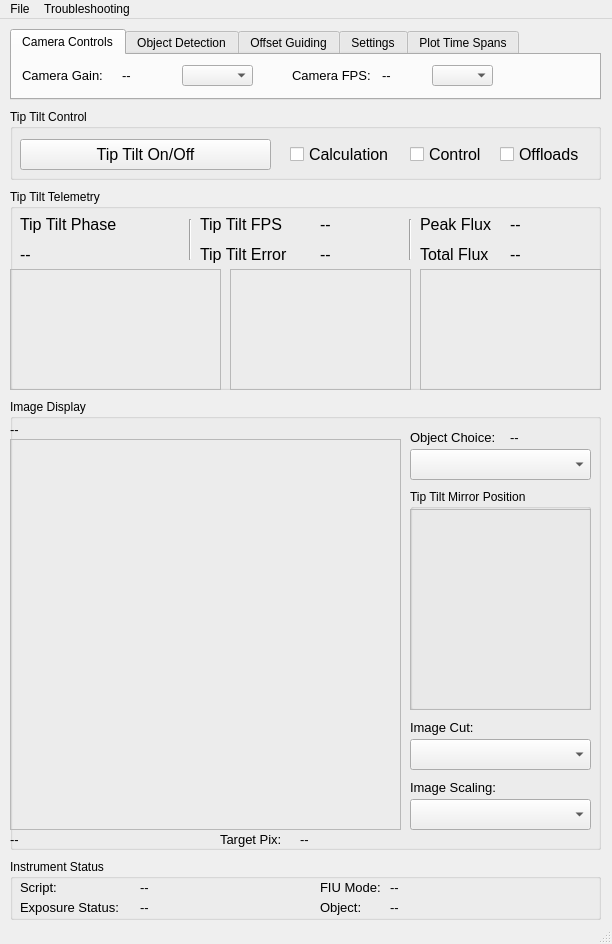
<?xml version="1.0" encoding="UTF-8"?>
<ui version="4.0">
 <class>MainWindow</class>
 <widget class="QMainWindow" name="MainWindow">
  <property name="geometry">
   <rect>
    <x>0</x>
    <y>0</y>
    <width>612</width>
    <height>944</height>
   </rect>
  </property>
  <property name="windowTitle">
   <string>MainWindow</string>
  </property>
  <widget class="QWidget" name="centralwidget">
   <widget class="QGroupBox" name="TipTiltControlBox">
    <property name="geometry">
     <rect>
      <x>10</x>
      <y>90</y>
      <width>591</width>
      <height>71</height>
     </rect>
    </property>
    <property name="title">
     <string>Tip Tilt Control</string>
    </property>
    <widget class="QPushButton" name="TipTiltOnOffButton">
     <property name="geometry">
      <rect>
       <x>10</x>
       <y>30</y>
       <width>251</width>
       <height>31</height>
      </rect>
     </property>
     <property name="font">
      <font>
       <pointsize>12</pointsize>
      </font>
     </property>
     <property name="text">
      <string>Tip Tilt On/Off</string>
     </property>
    </widget>
    <widget class="QCheckBox" name="CalculationCheckBox">
     <property name="geometry">
      <rect>
       <x>280</x>
       <y>30</y>
       <width>111</width>
       <height>31</height>
      </rect>
     </property>
     <property name="font">
      <font>
       <pointsize>12</pointsize>
      </font>
     </property>
     <property name="text">
      <string>Calculation</string>
     </property>
    </widget>
    <widget class="QCheckBox" name="ControlCheckBox">
     <property name="geometry">
      <rect>
       <x>400</x>
       <y>30</y>
       <width>111</width>
       <height>31</height>
      </rect>
     </property>
     <property name="font">
      <font>
       <pointsize>12</pointsize>
      </font>
     </property>
     <property name="text">
      <string>Control</string>
     </property>
    </widget>
    <widget class="QCheckBox" name="OffloadCheckBox">
     <property name="geometry">
      <rect>
       <x>490</x>
       <y>30</y>
       <width>91</width>
       <height>31</height>
      </rect>
     </property>
     <property name="font">
      <font>
       <pointsize>12</pointsize>
      </font>
     </property>
     <property name="text">
      <string>Offloads</string>
     </property>
    </widget>
   </widget>
   <widget class="QGroupBox" name="ImageDisplayBox">
    <property name="geometry">
     <rect>
      <x>10</x>
      <y>380</y>
      <width>591</width>
      <height>451</height>
     </rect>
    </property>
    <property name="title">
     <string>Image Display</string>
    </property>
    <widget class="QComboBox" name="ImageScaling">
     <property name="geometry">
      <rect>
       <x>400</x>
       <y>400</y>
       <width>181</width>
       <height>31</height>
      </rect>
     </property>
     <property name="font">
      <font>
       <pointsize>12</pointsize>
      </font>
     </property>
    </widget>
    <widget class="QComboBox" name="ImageCut">
     <property name="geometry">
      <rect>
       <x>400</x>
       <y>340</y>
       <width>181</width>
       <height>31</height>
      </rect>
     </property>
     <property name="font">
      <font>
       <pointsize>12</pointsize>
      </font>
     </property>
    </widget>
    <widget class="QComboBox" name="ObjectChoice">
     <property name="geometry">
      <rect>
       <x>400</x>
       <y>50</y>
       <width>181</width>
       <height>31</height>
      </rect>
     </property>
     <property name="font">
      <font>
       <pointsize>12</pointsize>
      </font>
     </property>
    </widget>
    <widget class="QLabel" name="ObjectChoiceLabel">
     <property name="geometry">
      <rect>
       <x>400</x>
       <y>30</y>
       <width>101</width>
       <height>16</height>
      </rect>
     </property>
     <property name="font">
      <font>
       <pointsize>10</pointsize>
      </font>
     </property>
     <property name="text">
      <string>Object Choice:</string>
     </property>
    </widget>
    <widget class="QLabel" name="ImageCutLabel">
     <property name="geometry">
      <rect>
       <x>400</x>
       <y>320</y>
       <width>101</width>
       <height>16</height>
      </rect>
     </property>
     <property name="font">
      <font>
       <pointsize>10</pointsize>
      </font>
     </property>
     <property name="text">
      <string>Image Cut:</string>
     </property>
    </widget>
    <widget class="QLabel" name="ImageScalingLabel">
     <property name="geometry">
      <rect>
       <x>400</x>
       <y>380</y>
       <width>101</width>
       <height>16</height>
      </rect>
     </property>
     <property name="font">
      <font>
       <pointsize>10</pointsize>
      </font>
     </property>
     <property name="text">
      <string>Image Scaling:</string>
     </property>
    </widget>
    <widget class="QFrame" name="ImageDisplayFrame">
     <property name="geometry">
      <rect>
       <x>0</x>
       <y>40</y>
       <width>391</width>
       <height>391</height>
      </rect>
     </property>
     <property name="frameShape">
      <enum>QFrame::StyledPanel</enum>
     </property>
     <property name="frameShadow">
      <enum>QFrame::Raised</enum>
     </property>
    </widget>
    <widget class="QLabel" name="LastFileValue">
     <property name="geometry">
      <rect>
       <x>0</x>
       <y>20</y>
       <width>391</width>
       <height>21</height>
      </rect>
     </property>
     <property name="font">
      <font>
       <pointsize>10</pointsize>
      </font>
     </property>
     <property name="text">
      <string>--</string>
     </property>
    </widget>
    <widget class="QLabel" name="PixTargetValue">
     <property name="geometry">
      <rect>
       <x>290</x>
       <y>430</y>
       <width>91</width>
       <height>21</height>
      </rect>
     </property>
     <property name="font">
      <font>
       <pointsize>10</pointsize>
      </font>
     </property>
     <property name="text">
      <string>--</string>
     </property>
    </widget>
    <widget class="QLabel" name="PixTargetLabel">
     <property name="geometry">
      <rect>
       <x>210</x>
       <y>430</y>
       <width>71</width>
       <height>21</height>
      </rect>
     </property>
     <property name="font">
      <font>
       <pointsize>10</pointsize>
      </font>
     </property>
     <property name="text">
      <string>Target Pix:</string>
     </property>
    </widget>
    <widget class="QGroupBox" name="TipTiltMirroPositionBox">
     <property name="geometry">
      <rect>
       <x>400</x>
       <y>90</y>
       <width>181</width>
       <height>221</height>
      </rect>
     </property>
     <property name="title">
      <string>Tip Tilt Mirror Position</string>
     </property>
     <widget class="QFrame" name="TipTiltMirrorPositionFrame">
      <property name="geometry">
       <rect>
        <x>0</x>
        <y>20</y>
        <width>181</width>
        <height>201</height>
       </rect>
      </property>
      <property name="frameShape">
       <enum>QFrame::StyledPanel</enum>
      </property>
      <property name="frameShadow">
       <enum>QFrame::Raised</enum>
      </property>
     </widget>
    </widget>
    <widget class="QLabel" name="PixelReadout">
     <property name="geometry">
      <rect>
       <x>0</x>
       <y>430</y>
       <width>201</width>
       <height>21</height>
      </rect>
     </property>
     <property name="font">
      <font>
       <pointsize>10</pointsize>
      </font>
     </property>
     <property name="text">
      <string>--</string>
     </property>
    </widget>
    <widget class="QLabel" name="ObjectChoiceValue">
     <property name="geometry">
      <rect>
       <x>500</x>
       <y>30</y>
       <width>81</width>
       <height>16</height>
      </rect>
     </property>
     <property name="font">
      <font>
       <pointsize>10</pointsize>
      </font>
     </property>
     <property name="text">
      <string>--</string>
     </property>
    </widget>
   </widget>
   <widget class="QTabWidget" name="Tabs">
    <property name="geometry">
     <rect>
      <x>10</x>
      <y>10</y>
      <width>591</width>
      <height>71</height>
     </rect>
    </property>
    <property name="whatsThis">
     <string>&lt;html&gt;&lt;head/&gt;&lt;body&gt;&lt;p&gt;Camera Control&lt;/p&gt;&lt;p&gt;&lt;br/&gt;&lt;/p&gt;&lt;/body&gt;&lt;/html&gt;</string>
    </property>
    <property name="currentIndex">
     <number>0</number>
    </property>
    <widget class="QWidget" name="CameraControlTab">
     <property name="font">
      <font>
       <pointsize>12</pointsize>
      </font>
     </property>
     <property name="toolTip">
      <string>&lt;html&gt;&lt;head/&gt;&lt;body&gt;&lt;p&gt;Camera Control&lt;/p&gt;&lt;/body&gt;&lt;/html&gt;</string>
     </property>
     <property name="statusTip">
      <string>Camera Controls</string>
     </property>
     <property name="whatsThis">
      <string>&lt;html&gt;&lt;head/&gt;&lt;body&gt;&lt;p&gt;Camera Control&lt;/p&gt;&lt;/body&gt;&lt;/html&gt;</string>
     </property>
     <property name="accessibleName">
      <string>Camera Controls</string>
     </property>
     <property name="accessibleDescription">
      <string>Camera Controls</string>
     </property>
     <attribute name="title">
      <string>Camera Controls</string>
     </attribute>
     <widget class="QLabel" name="CameraGainLabel">
      <property name="geometry">
       <rect>
        <x>10</x>
        <y>10</y>
        <width>91</width>
        <height>21</height>
       </rect>
      </property>
      <property name="font">
       <font>
        <pointsize>10</pointsize>
       </font>
      </property>
      <property name="text">
       <string>Camera Gain:</string>
      </property>
     </widget>
     <widget class="QComboBox" name="CameraGain">
      <property name="geometry">
       <rect>
        <x>170</x>
        <y>10</y>
        <width>71</width>
        <height>21</height>
       </rect>
      </property>
      <property name="font">
       <font>
        <pointsize>10</pointsize>
       </font>
      </property>
     </widget>
     <widget class="QLabel" name="CameraFPSLabel">
      <property name="geometry">
       <rect>
        <x>280</x>
        <y>10</y>
        <width>81</width>
        <height>21</height>
       </rect>
      </property>
      <property name="font">
       <font>
        <pointsize>10</pointsize>
       </font>
      </property>
      <property name="text">
       <string>Camera FPS:</string>
      </property>
     </widget>
     <widget class="QComboBox" name="CameraFPSSelector">
      <property name="geometry">
       <rect>
        <x>420</x>
        <y>10</y>
        <width>61</width>
        <height>21</height>
       </rect>
      </property>
      <property name="font">
       <font>
        <pointsize>10</pointsize>
       </font>
      </property>
     </widget>
     <widget class="QLabel" name="CameraFPSValue">
      <property name="geometry">
       <rect>
        <x>370</x>
        <y>10</y>
        <width>51</width>
        <height>21</height>
       </rect>
      </property>
      <property name="font">
       <font>
        <pointsize>10</pointsize>
       </font>
      </property>
      <property name="text">
       <string>--</string>
      </property>
     </widget>
     <widget class="QLabel" name="CameraGainValue">
      <property name="geometry">
       <rect>
        <x>110</x>
        <y>10</y>
        <width>61</width>
        <height>21</height>
       </rect>
      </property>
      <property name="font">
       <font>
        <pointsize>10</pointsize>
       </font>
      </property>
      <property name="text">
       <string>--</string>
      </property>
     </widget>
    </widget>
    <widget class="QWidget" name="ObjectDetectionTab">
     <attribute name="title">
      <string>Object Detection</string>
     </attribute>
     <widget class="QLabel" name="DetectAreaLabel">
      <property name="geometry">
       <rect>
        <x>220</x>
        <y>10</y>
        <width>81</width>
        <height>21</height>
       </rect>
      </property>
      <property name="font">
       <font>
        <pointsize>10</pointsize>
       </font>
      </property>
      <property name="text">
       <string>Detect Area:</string>
      </property>
     </widget>
     <widget class="QLabel" name="DetectSNRLabel">
      <property name="geometry">
       <rect>
        <x>10</x>
        <y>10</y>
        <width>81</width>
        <height>21</height>
       </rect>
      </property>
      <property name="font">
       <font>
        <pointsize>10</pointsize>
       </font>
      </property>
      <property name="text">
       <string>Detect SNR:</string>
      </property>
     </widget>
     <widget class="QComboBox" name="DetectAreaSelector">
      <property name="geometry">
       <rect>
        <x>340</x>
        <y>10</y>
        <width>51</width>
        <height>21</height>
       </rect>
      </property>
      <property name="font">
       <font>
        <pointsize>10</pointsize>
       </font>
      </property>
     </widget>
     <widget class="QComboBox" name="DetectSNRSelector">
      <property name="geometry">
       <rect>
        <x>140</x>
        <y>10</y>
        <width>51</width>
        <height>21</height>
       </rect>
      </property>
      <property name="font">
       <font>
        <pointsize>10</pointsize>
       </font>
      </property>
     </widget>
     <widget class="QLabel" name="DeblendLabel">
      <property name="geometry">
       <rect>
        <x>420</x>
        <y>10</y>
        <width>61</width>
        <height>21</height>
       </rect>
      </property>
      <property name="font">
       <font>
        <pointsize>10</pointsize>
       </font>
      </property>
      <property name="text">
       <string>Deblend:</string>
      </property>
     </widget>
     <widget class="QComboBox" name="DeblendSelector">
      <property name="geometry">
       <rect>
        <x>520</x>
        <y>10</y>
        <width>61</width>
        <height>21</height>
       </rect>
      </property>
      <property name="font">
       <font>
        <pointsize>10</pointsize>
       </font>
      </property>
     </widget>
     <widget class="QLabel" name="DetectSNRValue">
      <property name="geometry">
       <rect>
        <x>100</x>
        <y>10</y>
        <width>41</width>
        <height>21</height>
       </rect>
      </property>
      <property name="font">
       <font>
        <pointsize>10</pointsize>
       </font>
      </property>
      <property name="text">
       <string>--</string>
      </property>
     </widget>
     <widget class="QLabel" name="DetectAreaValue">
      <property name="geometry">
       <rect>
        <x>310</x>
        <y>10</y>
        <width>31</width>
        <height>21</height>
       </rect>
      </property>
      <property name="font">
       <font>
        <pointsize>10</pointsize>
       </font>
      </property>
      <property name="text">
       <string>--</string>
      </property>
     </widget>
     <widget class="QLabel" name="DeblendValue">
      <property name="geometry">
       <rect>
        <x>480</x>
        <y>10</y>
        <width>41</width>
        <height>21</height>
       </rect>
      </property>
      <property name="font">
       <font>
        <pointsize>10</pointsize>
       </font>
      </property>
      <property name="text">
       <string>--</string>
      </property>
     </widget>
    </widget>
    <widget class="QWidget" name="OffsetGuiding">
     <attribute name="title">
      <string>Offset Guiding</string>
     </attribute>
     <widget class="QLabel" name="RAOffsetLabel">
      <property name="geometry">
       <rect>
        <x>10</x>
        <y>10</y>
        <width>131</width>
        <height>21</height>
       </rect>
      </property>
      <property name="font">
       <font>
        <pointsize>10</pointsize>
       </font>
      </property>
      <property name="text">
       <string>RA Offset (arcsec)</string>
      </property>
     </widget>
     <widget class="QLabel" name="DECOffsetLabel">
      <property name="geometry">
       <rect>
        <x>290</x>
        <y>10</y>
        <width>131</width>
        <height>21</height>
       </rect>
      </property>
      <property name="font">
       <font>
        <pointsize>10</pointsize>
       </font>
      </property>
      <property name="text">
       <string>DEC Offset (arcsec)</string>
      </property>
     </widget>
     <widget class="QLineEdit" name="RAOffset">
      <property name="enabled">
       <bool>false</bool>
      </property>
      <property name="geometry">
       <rect>
        <x>130</x>
        <y>10</y>
        <width>113</width>
        <height>23</height>
       </rect>
      </property>
     </widget>
     <widget class="QLineEdit" name="DECOffset">
      <property name="enabled">
       <bool>false</bool>
      </property>
      <property name="geometry">
       <rect>
        <x>420</x>
        <y>10</y>
        <width>113</width>
        <height>23</height>
       </rect>
      </property>
     </widget>
    </widget>
    <widget class="QWidget" name="Settings">
     <attribute name="title">
      <string>Settings</string>
     </attribute>
     <widget class="QLabel" name="DARCorrectionLabel">
      <property name="geometry">
       <rect>
        <x>450</x>
        <y>10</y>
        <width>41</width>
        <height>21</height>
       </rect>
      </property>
      <property name="font">
       <font>
        <pointsize>10</pointsize>
       </font>
      </property>
      <property name="text">
       <string>DAR:</string>
      </property>
     </widget>
     <widget class="QLabel" name="XAxisControlLabel">
      <property name="geometry">
       <rect>
        <x>10</x>
        <y>10</y>
        <width>51</width>
        <height>21</height>
       </rect>
      </property>
      <property name="font">
       <font>
        <pointsize>10</pointsize>
       </font>
      </property>
      <property name="text">
       <string>X Axis:</string>
      </property>
     </widget>
     <widget class="QComboBox" name="DAREnable">
      <property name="geometry">
       <rect>
        <x>530</x>
        <y>10</y>
        <width>51</width>
        <height>21</height>
       </rect>
      </property>
      <property name="font">
       <font>
        <pointsize>10</pointsize>
       </font>
      </property>
     </widget>
     <widget class="QComboBox" name="XAxisControl">
      <property name="geometry">
       <rect>
        <x>110</x>
        <y>10</y>
        <width>71</width>
        <height>21</height>
       </rect>
      </property>
      <property name="font">
       <font>
        <pointsize>10</pointsize>
       </font>
      </property>
     </widget>
     <widget class="QLabel" name="YAxisControlLabel">
      <property name="geometry">
       <rect>
        <x>230</x>
        <y>10</y>
        <width>51</width>
        <height>21</height>
       </rect>
      </property>
      <property name="font">
       <font>
        <pointsize>10</pointsize>
       </font>
      </property>
      <property name="text">
       <string>Y Axis:</string>
      </property>
     </widget>
     <widget class="QComboBox" name="YAxisControl">
      <property name="geometry">
       <rect>
        <x>330</x>
        <y>10</y>
        <width>71</width>
        <height>21</height>
       </rect>
      </property>
      <property name="font">
       <font>
        <pointsize>10</pointsize>
       </font>
      </property>
     </widget>
     <widget class="QLabel" name="XAxisControlValue">
      <property name="geometry">
       <rect>
        <x>60</x>
        <y>10</y>
        <width>51</width>
        <height>21</height>
       </rect>
      </property>
      <property name="font">
       <font>
        <pointsize>10</pointsize>
       </font>
      </property>
      <property name="text">
       <string>--</string>
      </property>
     </widget>
     <widget class="QLabel" name="YAxisControlValue">
      <property name="geometry">
       <rect>
        <x>280</x>
        <y>10</y>
        <width>51</width>
        <height>21</height>
       </rect>
      </property>
      <property name="font">
       <font>
        <pointsize>10</pointsize>
       </font>
      </property>
      <property name="text">
       <string>--</string>
      </property>
     </widget>
     <widget class="QLabel" name="DARCorrectionValue">
      <property name="geometry">
       <rect>
        <x>490</x>
        <y>10</y>
        <width>41</width>
        <height>21</height>
       </rect>
      </property>
      <property name="font">
       <font>
        <pointsize>10</pointsize>
       </font>
      </property>
      <property name="text">
       <string>--</string>
      </property>
     </widget>
    </widget>
    <widget class="QWidget" name="PlotSettings">
     <attribute name="title">
      <string>Plot Time Spans</string>
     </attribute>
     <widget class="QLabel" name="TTPlotSettingLabel">
      <property name="geometry">
       <rect>
        <x>10</x>
        <y>10</y>
        <width>101</width>
        <height>21</height>
       </rect>
      </property>
      <property name="font">
       <font>
        <pointsize>10</pointsize>
       </font>
      </property>
      <property name="text">
       <string>Tip Tilt Error (s)</string>
      </property>
     </widget>
     <widget class="QComboBox" name="TTErrPlotTime">
      <property name="geometry">
       <rect>
        <x>120</x>
        <y>10</y>
        <width>61</width>
        <height>21</height>
       </rect>
      </property>
      <property name="font">
       <font>
        <pointsize>10</pointsize>
       </font>
      </property>
     </widget>
     <widget class="QLabel" name="TTPlotSettingLabel_2">
      <property name="geometry">
       <rect>
        <x>220</x>
        <y>10</y>
        <width>101</width>
        <height>21</height>
       </rect>
      </property>
      <property name="font">
       <font>
        <pointsize>10</pointsize>
       </font>
      </property>
      <property name="text">
       <string>Object Flux (s)</string>
      </property>
     </widget>
     <widget class="QComboBox" name="ObjectFluxPlotTime">
      <property name="geometry">
       <rect>
        <x>320</x>
        <y>10</y>
        <width>61</width>
        <height>21</height>
       </rect>
      </property>
      <property name="font">
       <font>
        <pointsize>10</pointsize>
       </font>
      </property>
     </widget>
     <widget class="QLabel" name="TTPlotSettingLabel_3">
      <property name="geometry">
       <rect>
        <x>420</x>
        <y>10</y>
        <width>71</width>
        <height>21</height>
       </rect>
      </property>
      <property name="font">
       <font>
        <pointsize>10</pointsize>
       </font>
      </property>
      <property name="text">
       <string>FWHM (s)</string>
      </property>
     </widget>
     <widget class="QComboBox" name="FWHMPlotTime">
      <property name="geometry">
       <rect>
        <x>490</x>
        <y>10</y>
        <width>61</width>
        <height>21</height>
       </rect>
      </property>
      <property name="font">
       <font>
        <pointsize>10</pointsize>
       </font>
      </property>
     </widget>
    </widget>
   </widget>
   <widget class="QGroupBox" name="groupBox">
    <property name="geometry">
     <rect>
      <x>10</x>
      <y>840</y>
      <width>591</width>
      <height>61</height>
     </rect>
    </property>
    <property name="title">
     <string>Instrument Status</string>
    </property>
    <widget class="QLabel" name="ScriptLabel">
     <property name="geometry">
      <rect>
       <x>10</x>
       <y>20</y>
       <width>111</width>
       <height>16</height>
      </rect>
     </property>
     <property name="font">
      <font>
       <pointsize>10</pointsize>
      </font>
     </property>
     <property name="text">
      <string>Script:</string>
     </property>
    </widget>
    <widget class="QLabel" name="ExposureStatusLabel">
     <property name="geometry">
      <rect>
       <x>10</x>
       <y>40</y>
       <width>111</width>
       <height>16</height>
      </rect>
     </property>
     <property name="font">
      <font>
       <pointsize>10</pointsize>
      </font>
     </property>
     <property name="text">
      <string>Exposure Status:</string>
     </property>
    </widget>
    <widget class="QLabel" name="FIUModeLabel">
     <property name="geometry">
      <rect>
       <x>310</x>
       <y>20</y>
       <width>71</width>
       <height>16</height>
      </rect>
     </property>
     <property name="font">
      <font>
       <pointsize>10</pointsize>
      </font>
     </property>
     <property name="text">
      <string>FIU Mode:</string>
     </property>
    </widget>
    <widget class="QLabel" name="ScriptValue">
     <property name="geometry">
      <rect>
       <x>130</x>
       <y>20</y>
       <width>111</width>
       <height>16</height>
      </rect>
     </property>
     <property name="font">
      <font>
       <pointsize>10</pointsize>
      </font>
     </property>
     <property name="text">
      <string>--</string>
     </property>
    </widget>
    <widget class="QLabel" name="FIUModeValue">
     <property name="geometry">
      <rect>
       <x>380</x>
       <y>20</y>
       <width>201</width>
       <height>16</height>
      </rect>
     </property>
     <property name="font">
      <font>
       <pointsize>10</pointsize>
      </font>
     </property>
     <property name="text">
      <string>--</string>
     </property>
    </widget>
    <widget class="QLabel" name="ExposureStatusValue">
     <property name="geometry">
      <rect>
       <x>130</x>
       <y>40</y>
       <width>171</width>
       <height>16</height>
      </rect>
     </property>
     <property name="font">
      <font>
       <pointsize>10</pointsize>
      </font>
     </property>
     <property name="text">
      <string>--</string>
     </property>
    </widget>
    <widget class="QLabel" name="ObjectLabel">
     <property name="geometry">
      <rect>
       <x>310</x>
       <y>40</y>
       <width>71</width>
       <height>16</height>
      </rect>
     </property>
     <property name="font">
      <font>
       <pointsize>10</pointsize>
      </font>
     </property>
     <property name="text">
      <string>Object:</string>
     </property>
    </widget>
    <widget class="QLabel" name="ObjectValue">
     <property name="geometry">
      <rect>
       <x>380</x>
       <y>40</y>
       <width>201</width>
       <height>16</height>
      </rect>
     </property>
     <property name="font">
      <font>
       <pointsize>10</pointsize>
      </font>
     </property>
     <property name="text">
      <string>--</string>
     </property>
    </widget>
   </widget>
   <widget class="QGroupBox" name="TipTiltTelemetryBox">
    <property name="geometry">
     <rect>
      <x>10</x>
      <y>170</y>
      <width>591</width>
      <height>201</height>
     </rect>
    </property>
    <property name="title">
     <string>Tip Tilt Telemetry</string>
    </property>
    <widget class="QLabel" name="TipTiltPhaseLabel">
     <property name="geometry">
      <rect>
       <x>10</x>
       <y>20</y>
       <width>111</width>
       <height>31</height>
      </rect>
     </property>
     <property name="font">
      <font>
       <pointsize>12</pointsize>
      </font>
     </property>
     <property name="text">
      <string>Tip Tilt Phase</string>
     </property>
    </widget>
    <widget class="QLabel" name="TipTiltFPSLabel">
     <property name="geometry">
      <rect>
       <x>190</x>
       <y>20</y>
       <width>111</width>
       <height>31</height>
      </rect>
     </property>
     <property name="font">
      <font>
       <pointsize>12</pointsize>
      </font>
     </property>
     <property name="text">
      <string>Tip Tilt FPS</string>
     </property>
    </widget>
    <widget class="QLabel" name="TipTiltErrorLabel">
     <property name="geometry">
      <rect>
       <x>190</x>
       <y>50</y>
       <width>111</width>
       <height>31</height>
      </rect>
     </property>
     <property name="font">
      <font>
       <pointsize>12</pointsize>
      </font>
     </property>
     <property name="text">
      <string>Tip Tilt Error</string>
     </property>
    </widget>
    <widget class="QFrame" name="TipTiltErrorPlotFrame">
     <property name="geometry">
      <rect>
       <x>0</x>
       <y>80</y>
       <width>211</width>
       <height>121</height>
      </rect>
     </property>
     <property name="frameShape">
      <enum>QFrame::StyledPanel</enum>
     </property>
     <property name="frameShadow">
      <enum>QFrame::Raised</enum>
     </property>
    </widget>
    <widget class="QLabel" name="TipTiltFPS">
     <property name="geometry">
      <rect>
       <x>310</x>
       <y>20</y>
       <width>81</width>
       <height>31</height>
      </rect>
     </property>
     <property name="font">
      <font>
       <pointsize>12</pointsize>
      </font>
     </property>
     <property name="text">
      <string>--</string>
     </property>
    </widget>
    <widget class="QLabel" name="TipTiltPhase">
     <property name="geometry">
      <rect>
       <x>10</x>
       <y>50</y>
       <width>161</width>
       <height>31</height>
      </rect>
     </property>
     <property name="font">
      <font>
       <pointsize>12</pointsize>
      </font>
     </property>
     <property name="text">
      <string>--</string>
     </property>
    </widget>
    <widget class="QLabel" name="TipTiltError">
     <property name="geometry">
      <rect>
       <x>310</x>
       <y>50</y>
       <width>81</width>
       <height>31</height>
      </rect>
     </property>
     <property name="font">
      <font>
       <pointsize>12</pointsize>
      </font>
     </property>
     <property name="text">
      <string>--</string>
     </property>
    </widget>
    <widget class="QLabel" name="TotalFlux">
     <property name="geometry">
      <rect>
       <x>500</x>
       <y>50</y>
       <width>91</width>
       <height>31</height>
      </rect>
     </property>
     <property name="font">
      <font>
       <pointsize>12</pointsize>
      </font>
     </property>
     <property name="text">
      <string>--</string>
     </property>
    </widget>
    <widget class="QLabel" name="PeakFluxLabel">
     <property name="geometry">
      <rect>
       <x>410</x>
       <y>20</y>
       <width>91</width>
       <height>31</height>
      </rect>
     </property>
     <property name="font">
      <font>
       <pointsize>12</pointsize>
      </font>
     </property>
     <property name="text">
      <string>Peak Flux</string>
     </property>
    </widget>
    <widget class="QLabel" name="PeakFlux">
     <property name="geometry">
      <rect>
       <x>500</x>
       <y>20</y>
       <width>91</width>
       <height>31</height>
      </rect>
     </property>
     <property name="font">
      <font>
       <pointsize>12</pointsize>
      </font>
     </property>
     <property name="text">
      <string>--</string>
     </property>
    </widget>
    <widget class="QLabel" name="TotalFluxLabel">
     <property name="geometry">
      <rect>
       <x>410</x>
       <y>50</y>
       <width>91</width>
       <height>31</height>
      </rect>
     </property>
     <property name="font">
      <font>
       <pointsize>12</pointsize>
      </font>
     </property>
     <property name="text">
      <string>Total Flux</string>
     </property>
    </widget>
    <widget class="QFrame" name="FluxPlotFrame">
     <property name="geometry">
      <rect>
       <x>220</x>
       <y>80</y>
       <width>181</width>
       <height>121</height>
      </rect>
     </property>
     <property name="frameShape">
      <enum>QFrame::StyledPanel</enum>
     </property>
     <property name="frameShadow">
      <enum>QFrame::Raised</enum>
     </property>
    </widget>
    <widget class="Line" name="line_2">
     <property name="geometry">
      <rect>
       <x>170</x>
       <y>30</y>
       <width>20</width>
       <height>41</height>
      </rect>
     </property>
     <property name="orientation">
      <enum>Qt::Vertical</enum>
     </property>
    </widget>
    <widget class="Line" name="line_3">
     <property name="geometry">
      <rect>
       <x>390</x>
       <y>30</y>
       <width>20</width>
       <height>41</height>
      </rect>
     </property>
     <property name="orientation">
      <enum>Qt::Vertical</enum>
     </property>
    </widget>
    <widget class="QFrame" name="FWHMPlotFrame">
     <property name="geometry">
      <rect>
       <x>410</x>
       <y>80</y>
       <width>181</width>
       <height>121</height>
      </rect>
     </property>
     <property name="frameShape">
      <enum>QFrame::StyledPanel</enum>
     </property>
     <property name="frameShadow">
      <enum>QFrame::Raised</enum>
     </property>
    </widget>
   </widget>
  </widget>
  <widget class="QMenuBar" name="menuBar">
   <property name="geometry">
    <rect>
     <x>0</x>
     <y>0</y>
     <width>612</width>
     <height>20</height>
    </rect>
   </property>
   <widget class="QMenu" name="menuTroubleshooting">
    <property name="title">
     <string>Troubleshooting</string>
    </property>
    <addaction name="actionrestart_kpfguide1"/>
    <addaction name="actionrestart_kpfguide2"/>
    <addaction name="actionrestart_kpfguide3"/>
   </widget>
   <widget class="QMenu" name="menuFile">
    <property name="title">
     <string>File</string>
    </property>
    <addaction name="actionQuit"/>
   </widget>
   <addaction name="menuFile"/>
   <addaction name="menuTroubleshooting"/>
  </widget>
  <widget class="QStatusBar" name="statusBar"/>
  <action name="actionrestart_kpfguide1">
   <property name="text">
    <string>restart kpfguide1 (CRED2 Communications)</string>
   </property>
  </action>
  <action name="actionrestart_kpfguide2">
   <property name="text">
    <string>restart kpfguide2 (Tip Tilt Control Software)</string>
   </property>
  </action>
  <action name="actionrestart_kpfguide3">
   <property name="text">
    <string>restart kpfguide3 (Offloading Software)</string>
   </property>
  </action>
  <action name="actionQuit">
   <property name="text">
    <string>Quit</string>
   </property>
  </action>
  <action name="actionAbout">
   <property name="text">
    <string>About</string>
   </property>
  </action>
 </widget>
 <resources/>
 <connections/>
</ui>
